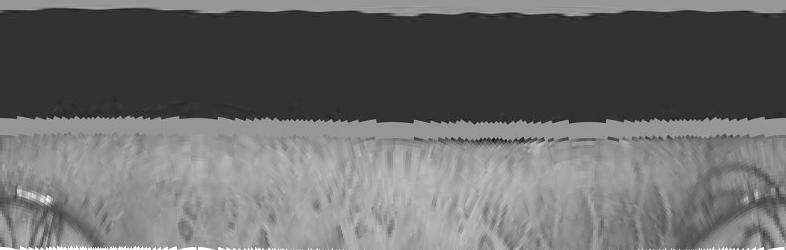
#> input picture transformed/1/resultpolar0.jpg, 786 x 250 px; its folder holds only this picture in this run
$ jupyter execute --allow-errors iris_segmentation_demo.ipynb   (older library calls are emulated)
#> lines starting #> are read from the running program, lines starting #| are printed output that depends on the picture
### read_dataset.py
import os
import cv2


def read_dataset(root=str, img_format=str):
    """
    Reading dataset of images with concrete format from root folder
    :param root: root folder
    :param img_format: format of image
    :return: list of images
    """
    images = []
    file_names = []
    for file in os.listdir(root):
        title = file.title().lower()
        if title.split('.')[-1] == img_format:
            file_names.append(title)
            images.append(cv2.imread(os.path.join(root, title)))
    return images

### iris_segmentation_demo.ipynb
[cell 1]
import os
import matplotlib.gridspec as gridspec
import cv2
import read_dataset as data
import hough_circles as hough
import visualization as vis
import numpy as np
from PIL import Image
import math
import copy

## Load dataset

[cell 2]
root = "/home/manthan/Desktop/IrisRecognition-master/MMU/45"

[cell 3]
os.path.exists(root)

#> (a cell that did not finish here is left out)

#> (a cell that did not finish here is left out)

## Detect and draw inner circles

[cell 6]
circles=[]
#> (the rest of this cell did not finish here and is left out)

#> (a cell that did not finish here is left out)

[cell 8]
import matplotlib.pyplot as plt
#> (the rest of this cell did not finish here and is left out)

[cell 9]
print(circles)
for i in range(len(circles)):
    circles[0][2]=circles[0][2]*2
print(circles)

#> (a cell that did not finish here is left out)

[cell 11]
os.mkdir('transformed/1')
#> (the rest of this cell did not finish here and is left out)

[cell 12]
for i in range(1):
    image=Image.open('transformed/1/resultpolar'+str(i)+'.jpg')
#> image is the input picture: PIL image 786x250 L; min 19, max 255, mean 105.3
    image=image.crop((100,140,700,250))
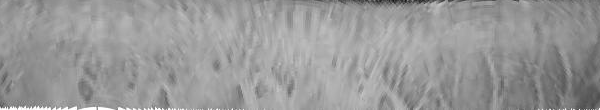
#> image: PIL image 600x110 L; min 20, max 255, mean 152.7
    image=np.array(image)

[cell 13]
imagesharp=np.array(image)
kernel = np.array([[-1,-1,-1],
                   [-1, 31,-1],
                   [-1,-1,-1]])

sharpened = cv2.filter2D(imagesharp, -1, kernel) # applying the sharpening kernel to the input image & displaying it.
plt.imshow(imagesharp)
plt.show()
temp1=Image.fromarray(imagesharp)
temp1.save('feature1.jpg')
imagesharp=cv2.bitwise_not(imagesharp)
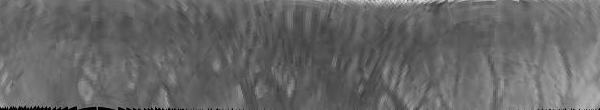
#> imagesharp: shape (110, 600); min 0, max 235, mean 102.3
temp2=Image.fromarray(imagesharp)
temp2.save('feature2.jpg')

[cell 14]
g_kernel = cv2.getGaborKernel((30,30), 0.30, np.pi*20, 1.0, .47, 0, ktype=cv2.CV_32F)

filtered_img = cv2.filter2D(imagesharp, cv2.CV_8UC3, g_kernel)
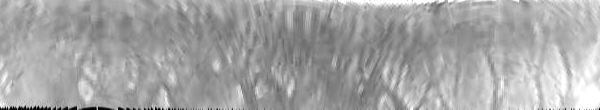
#> filtered_img: shape (110, 600); min 0, max 255, mean 164.9

plt.imshow(imagesharp)
plt.show()

plt.imshow(filtered_img)
plt.show()
filtered_img=Image.fromarray(filtered_img)
filtered_img.save('test.jpg')
filtered_img.show()
h, w = g_kernel.shape[:2]
g_kernel = cv2.resize(g_kernel, (3*w, 3*h), interpolation=cv2.INTER_CUBIC)
plt.imshow( g_kernel)
plt.show()
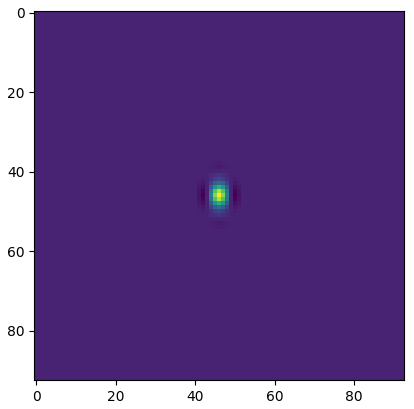
#> figure drawn by matplotlib, 1 panel

[cell 15]
m1= Image.open('test.jpg')
m1.show()
m1=np.array(m1)

kernel = np.array([[-1,-1,-1],
                   [-1, 11,-1],
                   [-1,-1,-1]])

sharpened = cv2.filter2D(m1, -1, kernel) # applying the sharpening kernel to the input image & displaying it.
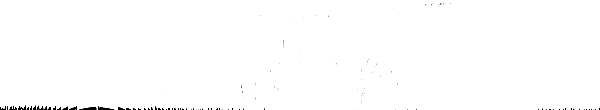
#> sharpened: shape (110, 600); min 0, max 255, mean 253.6

m1=cv2.bitwise_not(m1)
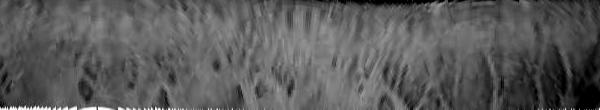
#> m1: shape (110, 600); min 0, max 255, mean 90.1
m1.astype('uint8')
m1=Image.fromarray(m1)
m1.show()
m1.save('final.jpg')
